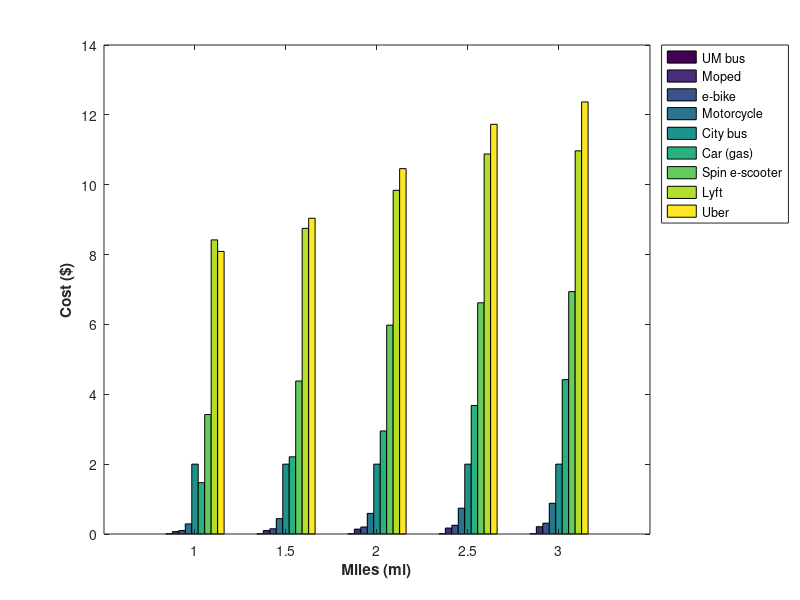

MATLAB code to generate this figure: (Note: this script raises an error after producing the figure.)
clf
clc
clear all

%% model COST for each mobility option
mi = [1 1.5 2 2.5 3];

c_umb = [0.01 0.01 0.01 0.01 0.01];      %cost to ride UM bus as a student (free)
c_moped = [0.07 0.10 0.14 0.17 0.21];    %cost calculated by Megan
c_ebike = [0.1 0.15 0.2 0.25 0.31];      %cost calculated by Megan
c_mcycle = [0.29 0.44 0.59 0.74 0.88];   %cost calculated using Megan's car model
c_car = [1.47 2.21 2.95 3.68 4.42];      %cost calculated by Megan
c_aab = [2 2 2 2 2];                     %cost to ride city of AA bus per day ($2/day)
c_scoot = [3.42 4.38 5.98 6.62 6.94];    %base fee + cost/min + fees + taxes
c_uber = [8.09 9.04 10.46 11.73 12.37];  %base fee + cost/min + fees + taxes
c_lyft = [8.42 8.75 9.84 10.88 10.97];   %base fee + cost/min + fees + taxes


one=[c_umb(1) c_moped(1) c_ebike(1) c_mcycle(1) c_aab(1) c_car(1) c_scoot(1) c_lyft(1) c_uber(1)];
one_5=[c_umb(2) c_moped(2) c_ebike(2) c_mcycle(2) c_aab(2) c_car(2) c_scoot(2) c_lyft(2) c_uber(2)];
two=[c_umb(3) c_moped(3) c_ebike(3) c_mcycle(3) c_aab(3) c_car(3) c_scoot(3) c_lyft(3) c_uber(3)];
two_5=[c_umb(4) c_moped(4) c_ebike(4) c_mcycle(4) c_aab(4) c_car(4) c_scoot(4) c_lyft(4) c_uber(4)];
three=[c_umb(5) c_moped(5) c_ebike(5) c_mcycle(5) c_aab(5) c_car(5) c_scoot(5) c_lyft(5) c_uber(5)];


figure(1)
bar([one;one_5;two;two_5;three],'hist')
xlabel('Miles (mi)','fontweight','bold')
ylabel('Cost ($)','fontweight','bold')
legend('UM bus','Moped','e-bike','Motorcycle', 'City bus','Car (gas)', 'Spin e-scooter', 'Lyft', 'Uber','Location','northeastoutside')
set(gca,'XTickLabel',{'1','1.5','2','2.5','3'});


%% model EMISSIONS for each mobility option

e_walk = 37; % gCO2/mi from breathing - not used in graph bc ppl are breathing for every option
e_buson = 52.7;  %emissions released per person riding a hybrid bus during on peak hours = 85(1-.38) gCO2/pmt
e_spinscoot = 0;  %emissions for riding scooter = 0 and Spin offsets emissions for charging/repair
e_rideshare = 244;  %emissions released per person riding uber or lyft (2 passengers minimus so divide avg emissions/pmt driving car by 2
e_car = 367.23;  %avg emissions/pmt driving car
e_truck = 620;  %avg emissions/pmt driving truck
e_busoff = 421.6;  %emissions released per person riding a hybrid bus during off peak hours = 680*(1-.38) gCO2/pmt
e_ebike = 28.148;
e_moped = 88.45;
e_mcycle = 127.89;
e_hybrid = 210.83;
e_EV = 122;
e_scoot = 21.71; %emissions for riding scooter = 0, emissions for charging/repair 86.86 gCO2/passenger-mile

Y = [e_buson e_spinscoot e_rideshare e_car e_truck e_busoff e_ebike e_moped e_mcycle e_hybrid e_EV e_scoot];
X = categorical({'Hybrid Bus (on)','Spin e-Scooter','Rideshare','Personal Car', 'Personal Truck', 'Hybrid Bus (off)', 'e-bike','Moped', 'Motorcycle', 'Hybrid Vehicle','Electric Vehicle', 'e-scooter (other)'});
X = reordercats(X,{'Spin e-Scooter','e-scooter (other)','e-bike','Hybrid Bus (on)','Moped','Electric Vehicle', 'Motorcycle','Rideshare','Hybrid Vehicle','Personal Car', 'Personal Truck', 'Hybrid Bus (off)'});
figure(2)
bar(X,Y)
title('Average U.S. Vehicle Emissions','fontsize',12)
subtitle('Data approximated from literature and may not represent all trip conditions','fontsize',7)
xlabel('Mode of Transportation','fontweight','bold')
ylabel('Emissions (gCO_{2}/PMT)','fontweight','bold')
labels = arrayfun(@(value) num2str(value,'%2.f'),Y,'UniformOutput',false);
text(X,Y,labels,'HorizontalAlignment','center','VerticalAlignment','bottom','fontsize',8) 

box off

%% Hybrid electric bus emissions / person
